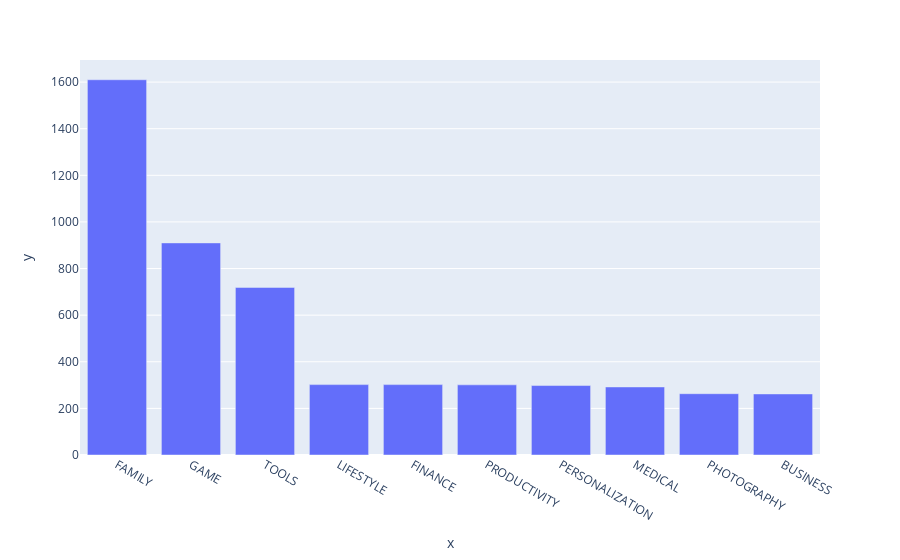

The notebook cell saved with this chart:
### Code cell
bar = px.bar(x = top10_category.index, y = top10_category.values)
bar.show()

### Figure 1 — Plotly figure (JSON) as saved in the notebook; plotly's stock layout.template omitted (floating-point values rounded to 4 significant figures)
{"data": [{"alignmentgroup": "True", "hovertemplate": "x=%{x}<br>y=%{y}<extra></extra>", "legendgroup": "", "marker": {"color": "#636efa", "pattern": {"shape": ""}}, "name": "", "offsetgroup": "", "orientation": "v", "showlegend": false, "textposition": "auto", "type": "bar", "x": ["FAMILY", "GAME", "TOOLS", "LIFESTYLE", "FINANCE", "PRODUCTIVITY", "PERSONALIZATION", "MEDICAL", "PHOTOGRAPHY", "BUSINESS"], "xaxis": "x", "y": [1610, 910, 719, 302, 302, 301, 298, 292, 263, 262], "yaxis": "y"}], "layout": {"autosize": true, "barmode": "relative", "legend": {"tracegroupgap": 0}, "margin": {"t": 60}, "xaxis": {"anchor": "y", "autorange": true, "domain": [0, 1], "range": [-0.5, 9.5], "title": {"text": "x"}, "type": "category"}, "yaxis": {"anchor": "x", "autorange": true, "domain": [0, 1], "range": [0, 1695.0], "title": {"text": "y"}, "type": "linear"}}}
